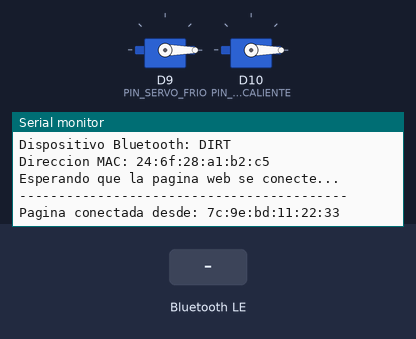
Recording of a sketch running on a simulated Arduino Uno R4 WiFi. On the bench: 2 × servo, the last lines printed to the serial monitor. The test bench sets the inputs (shaded band). Nothing arrives over Bluetooth unless stated; a phone connects over Bluetooth LE 3 s after start.

Above: at 3.8 s.
3.9 s: Bluetooth LE write "FRIO" received
At 4.3 s:
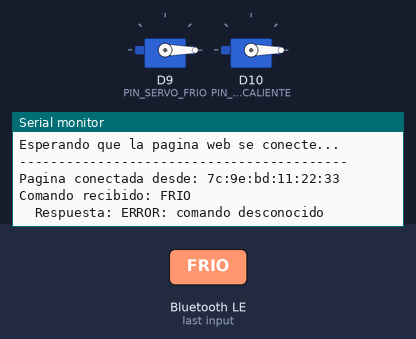
5.4 s: Bluetooth LE write "CALIENTE" received
At 6.6 s:
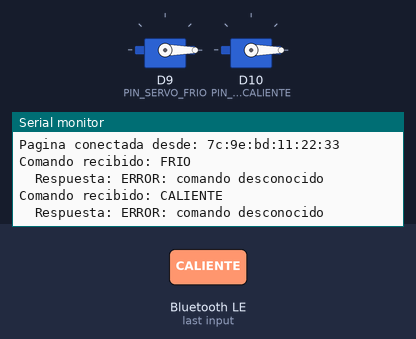
6.9 s: Bluetooth LE write "CERRAR" received
At 8.1 s:
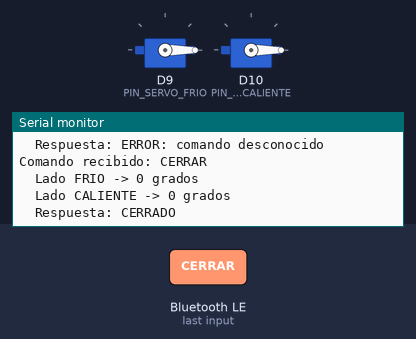

Measured:
- after the input at 3.9 s, the serial monitor: prints a new line at once (image 1)
- after the input at 5.4 s, the serial monitor: prints a new line at once (image 2)
- after the input at 6.9 s, the serial monitor: prints a new line at once (image 3)

The sketch:

dirt_dos_compuertas.ino
```cpp
/*
 * D.I.R.T. Comunitario — compuerta de doble lado
 * ---------------------------------------------------------------------------
 * Arduino UNO R4 WiFi con DOS servos: un lado frío y un lado caliente.
 * La página web se conecta por el Bluetooth LE que la placa ya trae
 * integrada, así que NO hace falta el módulo HC-06.
 *
 * REQUISITO: instalar la librería "ArduinoBLE"
 *   Herramientas -> Administrar Bibliotecas -> buscar "ArduinoBLE" -> Instalar
 *
 * CONEXIONES
 *   Servo FRÍO      señal (naranja) -> pin D9
 *   Servo CALIENTE  señal (naranja) -> pin D10
 *   Ambos servos    rojo  (+5V)     -> riel positivo de la fuente externa
 *   Ambos servos    marrón (GND)    -> riel negativo, unido al GND del Arduino
 *
 *   La masa común entre la fuente y el Arduino es obligatoria. Con dos
 *   servos el consumo se duplica: usa fuente externa de 5 V y al menos 2 A,
 *   y un capacitor de 1000 µF entre los rieles, cerca de los servos.
 *
 * PROTOCOLO (texto plano, sin salto de línea obligatorio)
 *   FRIO:<0-180>       posiciona el servo del lado frío
 *   CALIENTE:<0-180>   posiciona el servo del lado caliente
 *   CERRAR             lleva ambos servos a 0 grados
 *   ?                  responde con el ángulo actual de cada lado
 *
 *   Compatibilidad con la versión anterior de un solo servo:
 *   "A" abre el lado frío a 90 grados, "C" cierra todo, y un número suelto
 *   (por ejemplo "120") mueve el lado frío a ese ángulo.
 *
 * UUID (coinciden con assets/app.js de la página web)
 *   Servicio:        19b10000-e8f2-537e-4f6c-d104768a1214
 *   Comando (write): 19b10001-e8f2-537e-4f6c-d104768a1214
 *   Estado (notify): 19b10002-e8f2-537e-4f6c-d104768a1214
 */

#include <ArduinoBLE.h>
#include <Servo.h>

// --------------------------- Configuración ---------------------------------
const int PIN_SERVO_FRIO     = 9;
const int PIN_SERVO_CALIENTE = 10;

const int ANG_CERRADO = 0;    // posición de reposo de ambos servos
const int ANG_ABIERTO = 90;   // apertura por defecto del comando "A"

// Tiempo máximo que un lado puede quedar abierto sin recibir orden de
// cierre. Es una red de seguridad: si la app se cierra o el teléfono se
// bloquea, el Arduino cierra solo. Ponlo en 0 para desactivarlo.
const unsigned long MS_CIERRE_SEGURIDAD = 15000;

// --------------------------- Estado interno --------------------------------
Servo servoFrio;
Servo servoCaliente;

int anguloFrio = ANG_CERRADO;
int anguloCaliente = ANG_CERRADO;

unsigned long abiertoDesdeFrio = 0;      // 0 = cerrado
unsigned long abiertoDesdeCaliente = 0;

String comando = "";

// ------------------------------- BLE ---------------------------------------
BLEService servicioDirt("19b10000-e8f2-537e-4f6c-d104768a1214");

BLEStringCharacteristic caracComando(
  "19b10001-e8f2-537e-4f6c-d104768a1214",
  BLEWrite | BLEWriteWithoutResponse, 24);

BLEStringCharacteristic caracEstado(
  "19b10002-e8f2-537e-4f6c-d104768a1214",
  BLERead | BLENotify, 48);


void setup() {
  Serial.begin(115200);
  unsigned long inicio = millis();
  while (!Serial && millis() - inicio < 3000) { }

  servoFrio.attach(PIN_SERVO_FRIO);
  servoCaliente.attach(PIN_SERVO_CALIENTE);
  servoFrio.write(anguloFrio);
  servoCaliente.write(anguloCaliente);

  if (!BLE.begin()) {
    Serial.println("ERROR: no se pudo iniciar el Bluetooth del Arduino.");
    while (true) { }
  }

  BLE.setLocalName("DIRT");
  BLE.setDeviceName("DIRT");
  BLE.setAdvertisedService(servicioDirt);

  servicioDirt.addCharacteristic(caracComando);
  servicioDirt.addCharacteristic(caracEstado);
  BLE.addService(servicioDirt);

  caracEstado.writeValue("LISTO");
  BLE.advertise();

  Serial.println("------------------------------------------");
  Serial.println("D.I.R.T. Comunitario - compuerta doble");
  Serial.println("Dispositivo Bluetooth: DIRT");
  Serial.print("Direccion MAC: ");
  Serial.println(BLE.address());
  Serial.println("Esperando que la pagina web se conecte...");
  Serial.println("------------------------------------------");
}


void loop() {
  BLEDevice central = BLE.central();

  if (central) {
    Serial.print("Pagina conectada desde: ");
    Serial.println(central.address());
    caracEstado.writeValue("CONECTADO");

    while (central.connected()) {
      if (caracComando.written()) {
        procesarComando(caracComando.value());
      }
      vigilarCierreSeguridad();
    }

    Serial.println("Pagina desconectada. Cerrando por seguridad.");
    cerrarTodo();

    // Volver a anunciarse explicitamente. Sin esto, tras una desconexion
    // brusca la placa puede quedar visible en la lista del telefono pero
    // sin aceptar conexiones, y el navegador responde
    // "Connection attempt failed".
    BLE.advertise();
    Serial.println("Anunciandose de nuevo como DIRT.");
  }

  // También se vigila sin conexión, por si la app se cerró de golpe.
  vigilarCierreSeguridad();
}


// ---------------------------------------------------------------------------
// Interpreta un comando recibido por Bluetooth.
// ---------------------------------------------------------------------------
void procesarComando(String cmd) {
  cmd.trim();
  cmd.toUpperCase();
  if (cmd.length() == 0) return;

  Serial.print("Comando recibido: ");
  Serial.println(cmd);

  // ---- Formato LADO:ANGULO ----
  int sep = cmd.indexOf(':');
  if (sep > 0) {
    String lado = cmd.substring(0, sep);
    String valor = cmd.substring(sep + 1);
    valor.trim();

    if (!esNumero(valor)) {
      responder("ERROR: angulo invalido");
      return;
    }
    int angulo = valor.toInt();

    if (lado == "FRIO") {
      moverFrio(angulo);
      responder(String("FRIO:") + anguloFrio);
    } else if (lado == "CALIENTE") {
      moverCaliente(angulo);
      responder(String("CALIENTE:") + anguloCaliente);
    } else {
      responder("ERROR: lado desconocido");
    }
    return;
  }

  // ---- Comandos sueltos ----
  if (cmd == "CERRAR" || cmd == "C") {
    cerrarTodo();
    responder("CERRADO");
  }
  else if (cmd == "A") {                 // compatibilidad: abre el lado frío
    moverFrio(ANG_ABIERTO);
    responder(String("FRIO:") + anguloFrio);
  }
  else if (cmd == "?") {
    responder(String("FRIO:") + anguloFrio + " CALIENTE:" + anguloCaliente);
  }
  else if (esNumero(cmd)) {              // compatibilidad: número suelto
    moverFrio(cmd.toInt());
    responder(String("FRIO:") + anguloFrio);
  }
  else {
    responder("ERROR: comando desconocido");
  }
}


// ---------------------------------------------------------------------------
// Movimiento de cada servo. El ángulo se limita siempre a 0-180.
// ---------------------------------------------------------------------------
void moverFrio(int angulo) {
  anguloFrio = constrain(angulo, 0, 180);
  servoFrio.write(anguloFrio);
  abiertoDesdeFrio = (anguloFrio > ANG_CERRADO) ? millis() : 0;
  Serial.print("  Lado FRIO -> ");
  Serial.print(anguloFrio);
  Serial.println(" grados");
  delay(250);
}

void moverCaliente(int angulo) {
  anguloCaliente = constrain(angulo, 0, 180);
  servoCaliente.write(anguloCaliente);
  abiertoDesdeCaliente = (anguloCaliente > ANG_CERRADO) ? millis() : 0;
  Serial.print("  Lado CALIENTE -> ");
  Serial.print(anguloCaliente);
  Serial.println(" grados");
  delay(250);
}

void cerrarTodo() {
  moverFrio(ANG_CERRADO);
  moverCaliente(ANG_CERRADO);
}


// ---------------------------------------------------------------------------
// Red de seguridad: cierra un lado que lleve demasiado tiempo abierto.
// ---------------------------------------------------------------------------
void vigilarCierreSeguridad() {
  if (MS_CIERRE_SEGURIDAD == 0) return;

  unsigned long ahora = millis();

  if (abiertoDesdeFrio > 0 && ahora - abiertoDesdeFrio > MS_CIERRE_SEGURIDAD) {
    Serial.println("Cierre de seguridad: lado FRIO");
    moverFrio(ANG_CERRADO);
    responder("CERRADO:FRIO (seguridad)");
  }
  if (abiertoDesdeCaliente > 0 && ahora - abiertoDesdeCaliente > MS_CIERRE_SEGURIDAD) {
    Serial.println("Cierre de seguridad: lado CALIENTE");
    moverCaliente(ANG_CERRADO);
    responder("CERRADO:CALIENTE (seguridad)");
  }
}


// ---------------------------------------------------------------------------
// Utilidades
// ---------------------------------------------------------------------------
void responder(String mensaje) {
  caracEstado.writeValue(mensaje);
  Serial.print("  Respuesta: ");
  Serial.println(mensaje);
}

bool esNumero(String s) {
  if (s.length() == 0) return false;
  for (unsigned int i = 0; i < s.length(); i++) {
    if (!isDigit(s[i])) return false;
  }
  return true;
}
```
